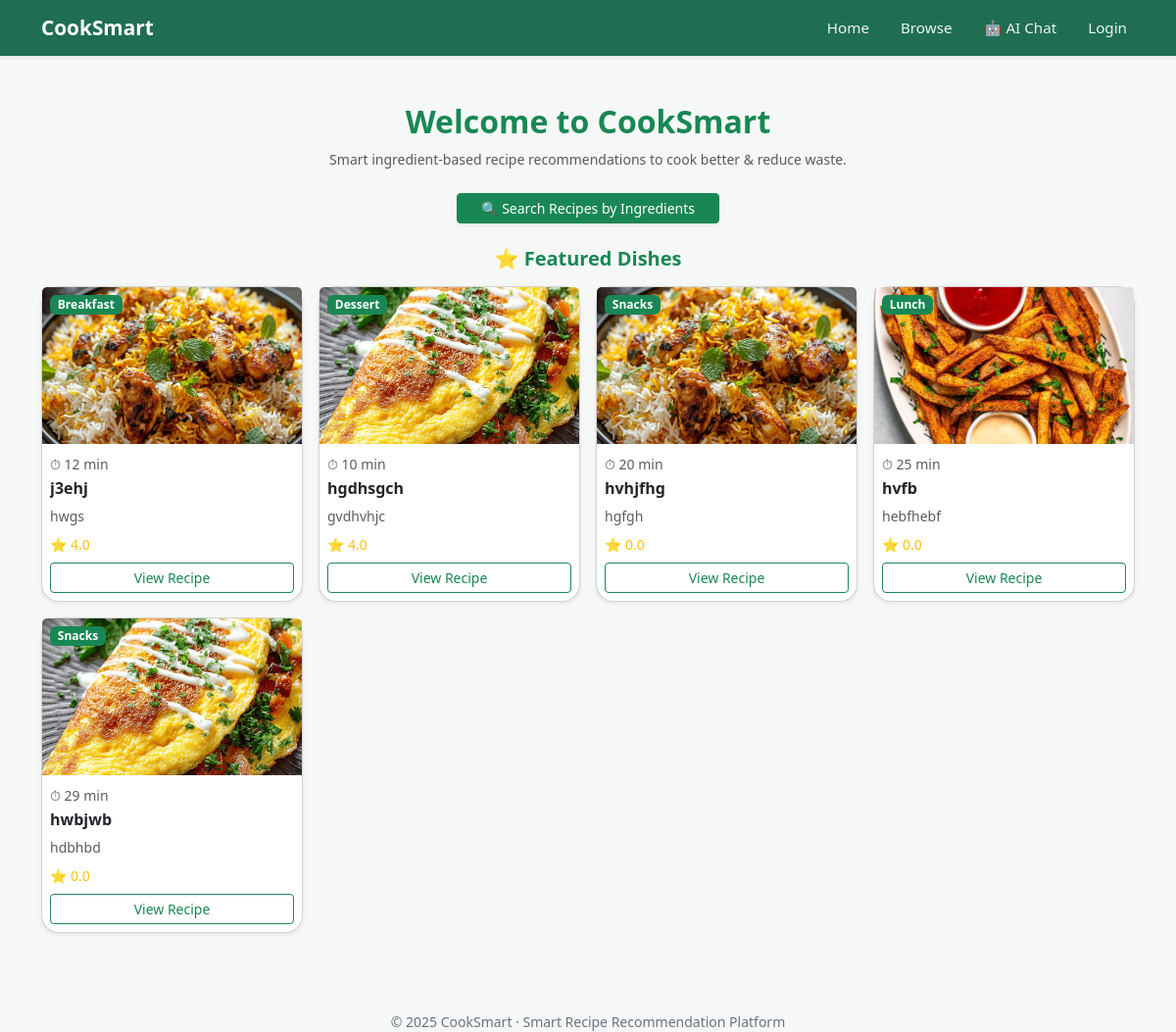
Before: / with the older database file.
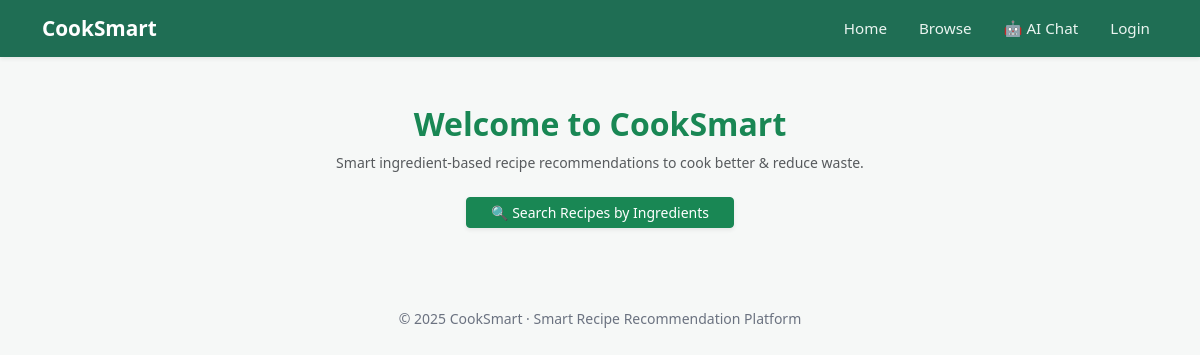
After: the same page with the newer database file.
### recipes/models.py (models this page shows, shortened)
class Recipe(models.Model):
    user = models.ForeignKey(
        User,
        on_delete=models.CASCADE,
        related_name="recipes"
    )
    title = models.CharField(
        max_length=200
    )
    description = models.TextField(
        blank=True
    )
    category = models.CharField(
        max_length=100,
        blank=True
    )
    cook_time = models.PositiveIntegerField(
        null=True,
        blank=True,
        help_text="Time in minutes"
    )
    servings = models.PositiveIntegerField(
        default=2,
        help_text="Number of servings this recipe makes"
    )
    difficulty = models.CharField(
        max_length=20,
        choices=[
            ("Easy", "Easy"),
            ("Medium", "Medium"),
            ("Hard", "Hard"),
        ],
        default="Medium"
    )
    ingredients = models.TextField(
        help_text="One ingredient per line (quantity unit ingredient)"
    )
    instructions = models.TextField(
        help_text="One step per line"
    )
    image = models.ImageField(
        upload_to="recipes/images/",
        blank=True,
        null=True
    )
    video = models.FileField(
        upload_to="recipes/videos/",
        blank=True,
        null=True
    )
    is_featured = models.BooleanField(
        default=False
    )
    created_at = models.DateTimeField(
        auto_now_add=True
    )

### recipes/views.py (the view)
# urls.py: 2. Add a URL to urlpatterns:  path('', views.home, name='home')
def home(request):
    foods = Recipe.objects.filter(is_featured=True).annotate(
        avg_rating=Avg('reviews__rating')
    )
    if request.user.is_authenticated:
        foods = foods.annotate(
            is_favorited=Exists(
                Favorite.objects.filter(
                    user=request.user,
                    recipe=OuterRef('pk')
                )
            )
        )
    else:
        foods = foods.annotate(
            is_favorited=Value(False, output_field=BooleanField())
        )
    return render(request, 'recipes/home.html', {
        "foods": foods
    })

### recipes/templates/recipes/home.html (shortened to what this page needs)
{% extends 'recipes/base.html' %}
{% block content %}
<div class="text-center mb-4">
    <h2 class="fw-bold text-success">Welcome to CookSmart</h2>
    <p class="text-muted small mt-2">
        Smart ingredient-based recipe recommendations to cook better & reduce waste.
    </p>
    <a href="{% url 'ingredient_search' %}"
       class="btn btn-success btn-sm px-4 mt-2 shadow-sm">
        🔍 Search Recipes by Ingredients
    </a>
</div>
{% if foods %}
<h5 class="fw-bold text-success mb-3 text-center">
    ⭐ Featured Dishes
</h5>
<div class="row g-3 mb-5">
{% for food in foods %}
<div class="col-lg-3 col-md-4 col-sm-6">
    <div class="card recipe-card shadow-sm h-100 position-relative">
        {% if food.image %}
        <img src="{{ food.image.url }}"
             class="card-img-top recipe-img">
        {% else %}
        <img src="/static/images/default-food.jpg"
             class="card-img-top recipe-img">
        {% endif %}
        {% if food.category %}
        <span class="badge bg-success position-absolute top-0 start-0 m-2 small">
            {{ food.category }}
        </span>
        {% endif %}
        <div class="card-body p-2">
            <small class="text-muted">
                ⏱ {{ food.cook_time|default:"--" }} min
            </small>
            <h6 class="fw-bold text-truncate mt-1">
                {{ food.title }}
            </h6>
            <p class="text-muted small mb-2">
                {{ food.description|truncatechars:45 }}
            </p>
 <div class="text-warning small mb-2">
    ⭐ {{ food.avg_rating|default:0|floatformat:1 }}
</div>
            <a href="{% url 'recipe_detail' food.id %}"
               class="btn btn-outline-success btn-sm w-100"
               onclick="event.stopPropagation();">
                View Recipe
            </a>
        </div>
    </div>
</div>
{% endfor %}
</div>
{% endif %}
{% endblock %}

Changed rows visible on the page:
removed Recipe: image (picture), category "Breakfast", cook_time "12", title "j3ehj", description "hwgs", avg_rating "4.0"
removed Recipe: image (picture), category "Dessert", cook_time "10", title "hgdhsgch", description "gvdhvhjc", avg_rating "4.0"
removed Recipe: image (picture), category "Snacks", cook_time "20", title "hvhjfhg", description "hgfgh", avg_rating "0.0"
removed Recipe: image (picture), category "Lunch", cook_time "25", title "hvfb", description "hebfhebf", avg_rating "0.0"
removed Recipe: image (picture), category "Snacks", cook_time "29", title "hwbjwb", description "hdbhbd", avg_rating "0.0"
Other visible differences:
text no longer shown: "⭐ Featured Dishes"
